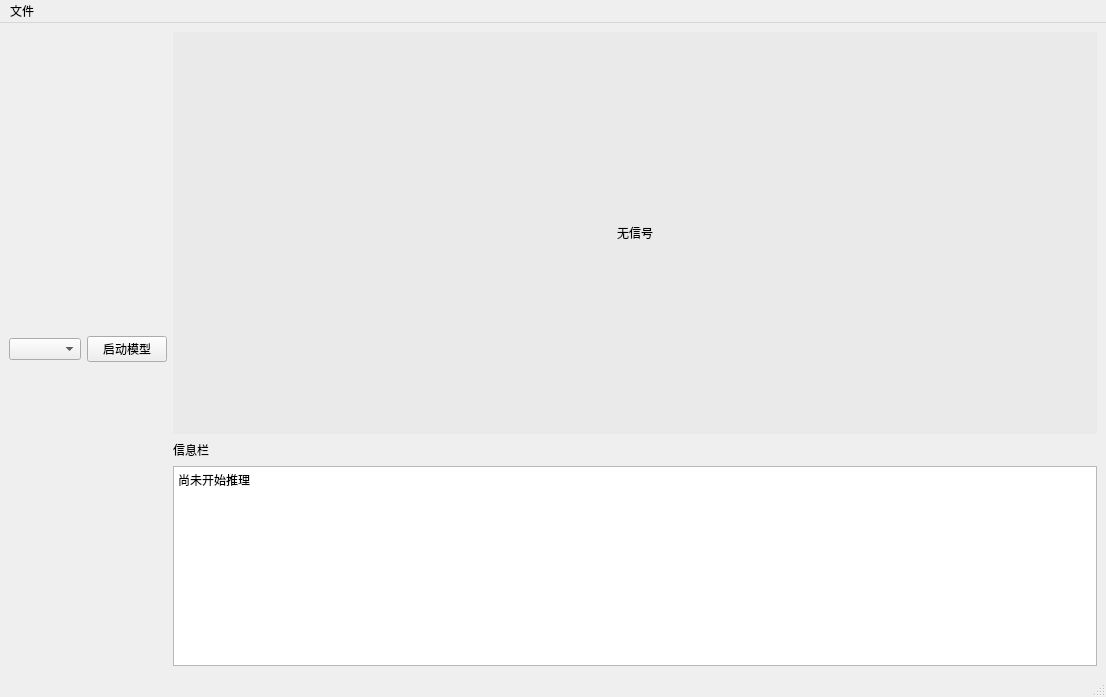
<?xml version="1.0" encoding="UTF-8"?>
<ui version="4.0">
 <class>MainWindow</class>
 <widget class="QMainWindow" name="MainWindow">
  <property name="geometry">
   <rect>
    <x>0</x>
    <y>0</y>
    <width>1106</width>
    <height>697</height>
   </rect>
  </property>
  <property name="windowTitle">
   <string>MainWindow</string>
  </property>
  <widget class="QWidget" name="centralwidget">
   <layout class="QHBoxLayout" name="horizontalLayout">
    <item>
     <widget class="QComboBox" name="comboBox">
      <property name="currentText">
       <string/>
      </property>
     </widget>
    </item>
    <item>
     <widget class="QPushButton" name="pushButton_statr_detect">
      <property name="text">
       <string>启动模型</string>
      </property>
     </widget>
    </item>
    <item>
     <layout class="QVBoxLayout" name="verticalLayout">
      <item>
       <widget class="QLabel" name="label_player">
        <property name="styleSheet">
         <string notr="true">font: 36pt &quot;Agency FB&quot;;
background-color:rgb(234,234,234);</string>
        </property>
        <property name="text">
         <string>无信号</string>
        </property>
        <property name="alignment">
         <set>Qt::AlignCenter</set>
        </property>
       </widget>
      </item>
      <item>
       <widget class="QLabel" name="label_res_msg">
        <property name="maximumSize">
         <size>
          <width>16777215</width>
          <height>20</height>
         </size>
        </property>
        <property name="text">
         <string>信息栏</string>
        </property>
       </widget>
      </item>
      <item>
       <widget class="QTextEdit" name="textEdit_res_msg">
        <property name="maximumSize">
         <size>
          <width>16777215</width>
          <height>200</height>
         </size>
        </property>
        <property name="html">
         <string>&lt;!DOCTYPE HTML PUBLIC &quot;-//W3C//DTD HTML 4.0//EN&quot; &quot;http://www.w3.org/TR/REC-html40/strict.dtd&quot;&gt;
&lt;html&gt;&lt;head&gt;&lt;meta name=&quot;qrichtext&quot; content=&quot;1&quot; /&gt;&lt;style type=&quot;text/css&quot;&gt;
p, li { white-space: pre-wrap; }
&lt;/style&gt;&lt;/head&gt;&lt;body style=&quot; font-family:'SimSun'; font-size:9pt; font-weight:400; font-style:normal;&quot;&gt;
&lt;p style=&quot; margin-top:0px; margin-bottom:0px; margin-left:0px; margin-right:0px; -qt-block-indent:0; text-indent:0px;&quot;&gt;尚未开始推理&lt;/p&gt;&lt;/body&gt;&lt;/html&gt;</string>
        </property>
       </widget>
      </item>
     </layout>
    </item>
   </layout>
  </widget>
  <widget class="QMenuBar" name="menubar">
   <property name="geometry">
    <rect>
     <x>0</x>
     <y>0</y>
     <width>1106</width>
     <height>23</height>
    </rect>
   </property>
   <widget class="QMenu" name="menu">
    <property name="title">
     <string>文件</string>
    </property>
    <addaction name="action_select_image"/>
    <addaction name="action_select_video"/>
   </widget>
   <addaction name="menu"/>
  </widget>
  <widget class="QStatusBar" name="statusbar"/>
  <action name="action_select_image">
   <property name="text">
    <string>选择图片</string>
   </property>
  </action>
  <action name="action_select_video">
   <property name="text">
    <string>选择视频</string>
   </property>
  </action>
 </widget>
 <resources/>
 <connections/>
</ui>
